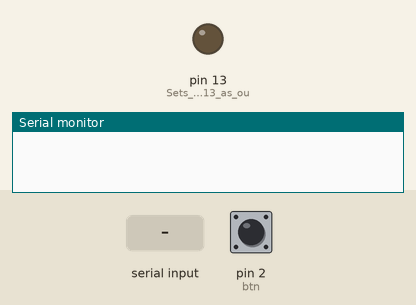
Bench run of a sketch on a simulated Arduino Uno, built with avr-gcc and run on an emulated ATmega328P. On the bench: output pins drawn as LEDs (lit = HIGH), the last lines printed to the serial monitor. Inputs (shaded band) come from the test bench; at power-on: pin 2 (btn) HIGH.

Above: at 1.2 s.
1.3 s: "1\n" received over Serial
At 1.7 s:
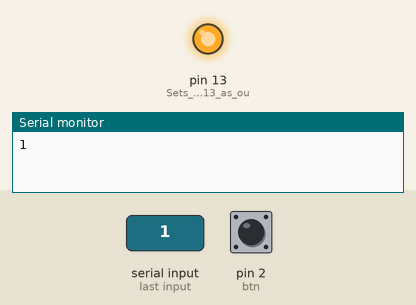
2.8 s: "0\n" received over Serial
At 4.1 s:
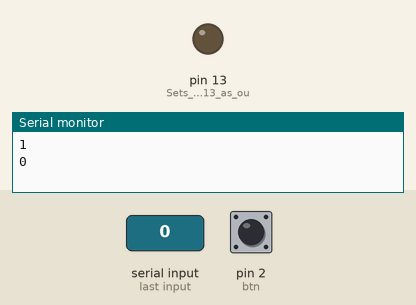
Timing chart, 0 to 5.8 s (numbered marks = the images above; inputs shaded):
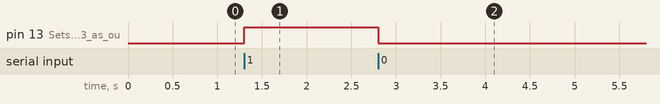

Measured:
- after the input at 1.3 s, pin 13 (Sets_digital_pin_13_as_ou): LOW → HIGH at once
- after the input at 2.8 s, pin 13 (Sets_digital_pin_13_as_ou): HIGH → LOW at once

The sketch:

button_bt.ino
```cpp
/*char data = 0;  //Variable for storing received data
void setup()
{
Serial.begin(9600);         //Sets the data rate in bits per second (baud) for serial data transmission
pinMode(13, OUTPUT);        //Sets digital pin 13 as output pin
}
void loop()
{
if(Serial.available() > 0)  // Send data only when you receive data:
{
data = Serial.read();      //Read the incoming data and store it into variable data
Serial.print(data);        //Print Value inside data in Serial monitor
Serial.print("\n");        //New line
if(data == '1')            //Checks whether value of data is equal to 1
digitalWrite(13, HIGH);  //If value is 1 then LED turns ON
else if(data == '0')       //Checks whether value of data is equal to 0
digitalWrite(13, LOW);   //If value is 0 then LED turns OFF
}

}


int ledpin=11;            //definition digital 11 pins as pin to control the LED
int btnpin=2;             //Set the digital 2 to button interface

volatile int state = LOW; // Defined output status LED Interface

void setup()
{
  pinMode(ledpin,OUTPUT);//Set digital 11 port mode, the OUTPUT for the output
  pinMode(btnpin,INPUT); //Set digital 2 port mode, the INPUT for the input
}

void loop()
{
  if(digitalRead(btnpin)==LOW)          //Detection button interface to low
  {
      delay(10);                        //Delay 10ms for the elimination of key leading-edge jitter
      if(digitalRead(btnpin)==LOW)      //Confirm button is pressed
      {
        while(digitalRead(btnpin)==LOW);//Wait for key interfaces to high
        delay(10);                      //delay 10ms for the elimination of key trailing-edge jitter
        while(digitalRead(btnpin)==LOW);//Confirm button release
        state = !state;                 //Negate operation, each time you run the program here, state the HGIH becomes LOW, or the state becomes the LOW HGIH.
        digitalWrite(ledpin,state);     //Output control status LED, ON or OFF
      }
   }
}*/


#include <SoftwareSerial.h>
// connect the STATE pin to Arduino pin D4
char data = 0;
const byte statepin = 4;
int btn=2;
volatile int state = LOW;
void setup()
{

    pinMode(statepin, INPUT);
    pinMode(btn,INPUT);
    pinMode(13,OUTPUT);
    digitalWrite(statepin,LOW);
    Serial.begin(9600);
}
void loop()
{

     if(digitalRead(btn)==LOW)      //Confirm button is pressed
      {
        while(digitalRead(btn)==LOW);//Wait for key interfaces to high
        delay(10);                      //delay 10ms for the elimination of key trailing-edge jitter
        while(digitalRead(btn)==LOW);//Confirm button release
        state = !state;                 //Negate operation, each time you run the program here, state the HGIH becomes LOW, or the state becomes the LOW HGIH.
        digitalWrite(statepin,state);     //Output control status LED, ON or OFF
      }

if(Serial.available() > 0)  // Send data only when you receive data:
{
data = Serial.read();      //Read the incoming data and store it into variable data
Serial.print(data);        //Print Value inside data in Serial monitor
Serial.print("\n");        //New line
if(data == '1')            //Checks whether value of data is equal to 1
digitalWrite(13, HIGH);  //If value is 1 then LED turns ON
else if(data == '0')       //Checks whether value of data is equal to 0
digitalWrite(13, LOW);   //If value is 0 then LED turns OFF
}

}
```
